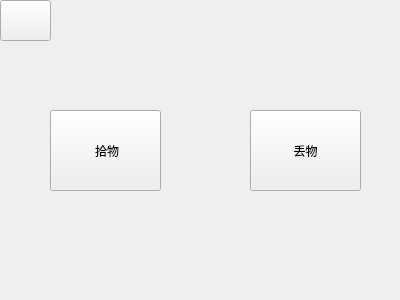
<?xml version="1.0" encoding="UTF-8"?>
<ui version="4.0">
 <class>release</class>
 <widget class="QWidget" name="release">
  <property name="geometry">
   <rect>
    <x>0</x>
    <y>0</y>
    <width>400</width>
    <height>300</height>
   </rect>
  </property>
  <property name="windowTitle">
   <string>Form</string>
  </property>
  <widget class="QPushButton" name="release_button_1">
   <property name="geometry">
    <rect>
     <x>50</x>
     <y>110</y>
     <width>111</width>
     <height>81</height>
    </rect>
   </property>
   <property name="text">
    <string> 拾物</string>
   </property>
  </widget>
  <widget class="QPushButton" name="release_button_2">
   <property name="geometry">
    <rect>
     <x>250</x>
     <y>110</y>
     <width>111</width>
     <height>81</height>
    </rect>
   </property>
   <property name="text">
    <string>丢物</string>
   </property>
  </widget>
  <widget class="QPushButton" name="pushButton_back">
   <property name="geometry">
    <rect>
     <x>0</x>
     <y>0</y>
     <width>51</width>
     <height>41</height>
    </rect>
   </property>
   <property name="text">
    <string/>
   </property>
   <property name="icon">
    <iconset resource="picture.qrc">
     <normaloff>:/hall_picture/返回.png</normaloff>:/hall_picture/返回.png</iconset>
   </property>
   <property name="iconSize">
    <size>
     <width>30</width>
     <height>30</height>
    </size>
   </property>
   <property name="checkable">
    <bool>false</bool>
   </property>
  </widget>
  <widget class="QLabel" name="bgd">
   <property name="geometry">
    <rect>
     <x>0</x>
     <y>0</y>
     <width>400</width>
     <height>300</height>
    </rect>
   </property>
   <property name="sizePolicy">
    <sizepolicy hsizetype="Preferred" vsizetype="Preferred">
     <horstretch>0</horstretch>
     <verstretch>0</verstretch>
    </sizepolicy>
   </property>
   <property name="text">
    <string/>
   </property>
   <property name="pixmap">
    <pixmap resource="picture.qrc">:/hall_picture/oats-g0bb24fa90_1280.jpg</pixmap>
   </property>
   <property name="scaledContents">
    <bool>true</bool>
   </property>
  </widget>
  <zorder>bgd</zorder>
  <zorder>release_button_1</zorder>
  <zorder>release_button_2</zorder>
  <zorder>pushButton_back</zorder>
 </widget>
 <resources>
  <include location="picture.qrc"/>
 </resources>
 <connections/>
</ui>
